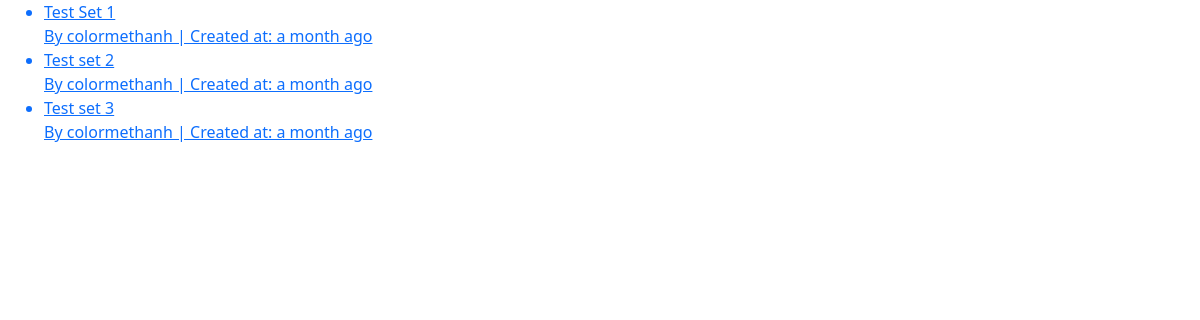
The page /sets on the database as committed earlier.
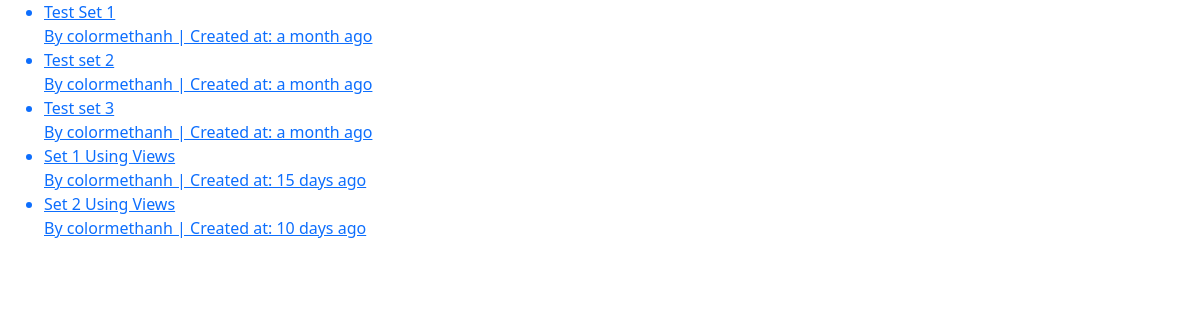
The same page on the database as committed later.
### home/models.py (models this page shows, shortened)
class Set(models.Model):
    name = models.CharField(max_length=200)
    owner = models.ForeignKey(settings.AUTH_USER_MODEL, on_delete=models.CASCADE)
    created_at = models.DateTimeField(auto_now_add=True)
    updated_at = models.DateTimeField(auto_now=True)
    slug = models.SlugField()
    def get_absolute_url(self):
        return reverse("flashcard:set_detail", kwargs={"slug": self.slug})

### home/views.py (the view)
# urls.py: path("sets", views.SetsListView.as_view(), name="sets_list"),
class SetsListView(View):
    template = 'home/sets_list.html'
    sets = Set.objects.all()
    ctx = {
        'sets':sets,
    }
    def get(self, request):
        return render (request, self.template, self.ctx)

### home/templatetags/flashcard_extras.py (called while the page is built)
@register.filter
def set_details(set):
    owner = set.owner
    created_at = naturaltime(timezone.now() - set.created_at)
    name = set.name
    return format_html('{} <br>By {} | Created at: {}', name, owner, created_at)

### templates/home/sets_list.html
{% extends 'base_bootstrap.html' %}
{% load flashcard_extras %}
{% block content %}
<ul>
{% for set in sets %}
    <a href="{{ set.get_absolute_url }}" ><li> {{set | set_details }} </li></a>
{% endfor %}
</ul>
{% endblock %}

### templates/base_bootstrap.html (shortened to what this page needs)
<!doctype html>
<html lang="en">
  <head>
    <link href="https://cdn.jsdelivr.net/npm/bootstrap@5.0.2/dist/css/bootstrap.min.css" rel="stylesheet">
  </head>
  <body>
    <div class="container-fluid">
    {% block content %}
    {% endblock %}
    </div>
  </body>
</html>

Rows that differ between the two databases and show on the page:
added Set: owner+created_at+name "Set 1 Using Views By colormethanh | Created at: 15 days ago"
added Set: owner+created_at+name "Set 2 Using Views By colormethanh | Created at: 10 days ago"
